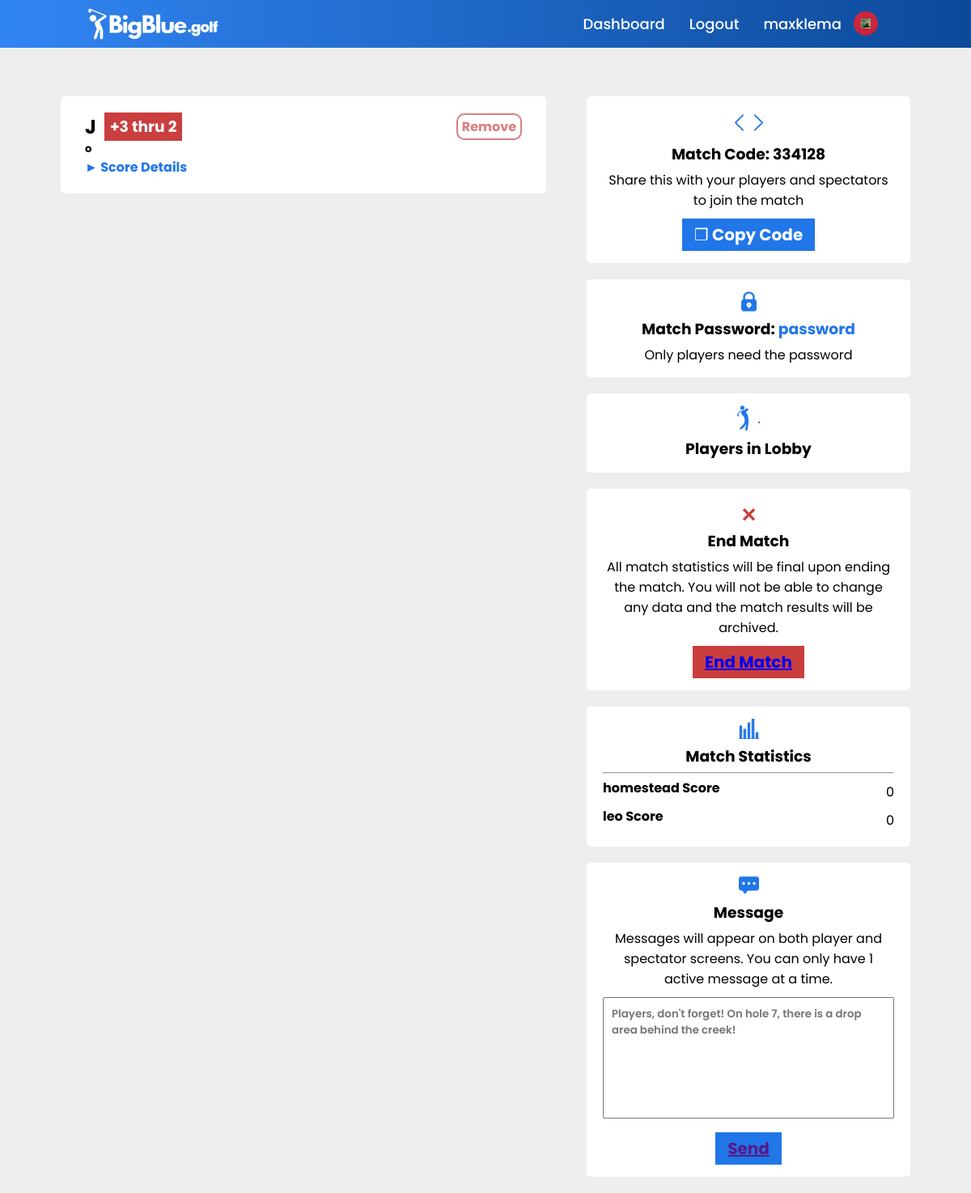
Screenshot of /active_match_view/12 (signed in) with the database file from the repository.
### main.py (models this page shows, shortened)
class users(db.Model):
    _id = db.Column("id", db.Integer, primary_key=True)
    name = db.Column(db.String(100))
    username = db.Column(db.String(50))
    password = db.Column(db.String(50))
    email = db.Column(db.String(100))
    rank = db.Column(db.String(10))
    gender = db.Column(db.String(10))
    bio = db.Column(db.String(500))
    team = db.Column(db.String(25))
    verified = db.Column(db.Integer)
    pic = db.Column(db.String)
    banner = db.Column(db.String)

class match(db.Model):
    _id = db.Column("id", db.Integer, primary_key=True)
    match_name = db.Column(db.String(50))
    match_course = db.Column(db.String(50))
    event_type = db.Column(db.String(1))
    match_type = db.Column(db.String(25))
    start_time = db.Column(db.String(25))
    end_time = db.Column(db.String(25))
    teams1 = db.Column(db.String())
    total_players = db.Column(db.Integer)
    scores_file = db.Column(db.String(50))
    match_code = db.Column(db.String(6))
    match_password = db.Column(db.String())
    created_by = db.Column(db.String())
    match_live = db.Column(db.Integer, default=0)

### main.py (the view)
@app.route("/active_match_view/<json_data_input>")
def active_match_view(json_data_input):
    json_data = Scoring.return_data(json_data_input)
    scores = []
    found_user=''
    try:
        found_user = users.query.filter_by(username=session['active_user'][0]).first()
    except:
        found_user = ''
    if json_data['match_info']['gamemode'] == 'Match Play':
        players_used = []
        for player in json_data["players"]:
            if player in players_used:
                scores.append((player, player["opponent"], Scoring.calc_match_status(json_data['match_info']['id'], player, player["opponent"])))
                players_used.append(player)
                players_used.append(player["opponent"])
    elif json_data['match_info']['gamemode'] == 'Stroke Play' and json_data['match_info']['match_type'] == 'Teams':
        scores = Scoring.calc_match_results(json_data['match_info']['id'])
    if match_security('active_user', json_data_input):
        return render_template("active_match_view.html", data=found_user, playerdata=json_data, scoring_data = scores, rank=session['active_user'][2])
    else:
        return redirect(url_for('error', userdata=found_user, msg="You do not have access to this site!"))

### main.py (called while the page is built)
def match_security(session_type: str, match_id: str) -> bool: #this is for all of the control routes
    found_match = match.query.filter_by(_id=match_id).first()
    if 'coach' in session[session_type] and found_match.created_by == session[session_type][0]:
        return True
    else:
        return False

    def calc_match_results(filename):
        with open("static/score_files/" + str(filename) + ".json", "r") as file:
            file.seek(0)
            data = json.load(file)
            team1 = [data["match_info"]["home_team"], 0]
            team2 = [data["match_info"]["away_team"], 0]
            for player in data["players"].values():
                print(player)
                if player["team"] == team1[0]:
                    team1[1] += Scoring.add_scores(player['scores'])#UGLY ALG WILL CAUSE ERROR
                elif player["team"] == team2[0]:
                    team2[1] += Scoring.add_scores(player["scores"])
            return team1, team2

    def return_data(filename):
        with open("static/score_files/" + str(filename) + ".json", "r") as file:
            file.seek(0)
            data = json.load(file)
            return data

### templates/active_match_view.html (shortened to what this page needs)
{% if data.rank == 'coach' %}
    {% extends "indexcontentcoachlogin.html" %}
{% elif data.rank == 'player' %}
    {% extends "indexcontentplayerlogin.html" %}
{% else %}
    {% extends "indexcontent.html" %}
{% endif %}
{% block content %}
<link rel="stylesheet" href="{{ url_for('static', filename='styles/coach_match_view.css') }}">
    <div class="page-container">
        <div class="player-cards">
            {% for player in playerdata['players'] %}
            <div class="match-card">
                    <summary>
                        <div class="card-header-info">
                            <div class="card-user-information">
                                <div>
                                    <h2>{{player}}</h2>
                                    <div class="card-general-stats">
                                        <h3>+3 thru 2</h3>
                                    </div>
                                </div>
                            </div>
                            <div class="remove-player-card">
                                <a href="/kick_player/{{playerdata['match_info']['id']}}/{{player}}">Remove</a>
                            </div>
                        </div>
                        <h5>{{playerdata['players'][player]['team']}}</h5>
                    </summary><details class="custom-details">
                        <summary>Score Details</summary>
                </details>
            </div>
            {% endfor %}
        </div>
        <div class="match-information">
            <div class="code-container">
                <img id="code-img" src="{{ url_for('static', filename='logo graphics/codeicon.png') }}" alt="">
                <h3>Match Code: {{playerdata['match_info']['match_code']}}</h3>
                <p>Share this with your players and spectators to join the match</p>
                <div>
                    <button id="copy-code-button">❐ Copy Code</button>
                </div>
            </div>
            <div class="code-container">
                <img id="lock-img" src="{{ url_for('static', filename='logo graphics/lock-icon.png') }}" alt="">
                <h3>Match Password: <span style="color: #2176e8;">{{playerdata['match_info']['match_password']}}</span></h3>
                <p>Only players need the password</p>
            </div>
            <div class="code-container">
                <img id="golfer-icon" src="{{ url_for('static', filename='logo graphics/golfericon.png') }}" alt="">
                <h3>Players in Lobby</h3>
            </div>
            <div class="code-container">
                <h2 style="color: #ca3e3e;">✕</h2>
                <h3>End Match</h3>
                <p>All match statistics will be final upon ending the match. You will not be able to change any data and the match results will be archived.</p>
                <div>
                    <button id="start-match-button"><a href="/end_match/{{playerdata['match_info']['id']}}">End Match</a></button>
                </div>
            </div>
            <div class="code-container">
                <img src="{{ url_for('static', filename='logo graphics/statsicon.png') }}" alt="">
                <h3>Match Statistics</h3>
                <hr style="margin-bottom: 5px; margin-top: 5px;">
                {% for team in scoring_data %}
                    <div class="stat-container">
                        <h4>{{team[0]}} Score</h4>
                        <p>{{team[1]}}</p>
                    </div>
                {% endfor %}
            </div>
            <div class="code-container">
                <img src="{{ url_for('static', filename='logo graphics/messageicon.png') }}" alt="">
                <h3>Message</h3>
                <p>Messages will appear on both player and spectator screens. You can only have 1 active message at a time.</p>
                <form action="">
                    <textarea placeholder="Players, don't forget! On hole 7, there is a drop area behind the creek!" name="message" id="coach-message" cols="30" rows="10" value="{{playerdata['message']}}"></textarea>
                    <button id="copy-code-button"><a href='' onclick="this.href = '/change_message/{{playerdata["match_info"]["id"]}}/' + document.getElementById('coach-message').value; alert('Message Sent!');">Send</a></button>
                </form>
            </div>
        </div>
    </div>
{% endblock %}

### templates/indexcontentcoachlogin.html (shortened to what this page needs)
<!DOCTYPE html>
<html>
    <head>
    </head>
    <body>
        <header>
            <a href="/">
                <img id="logo-image" src="{{ url_for('static', filename='logo graphics/BigBlue_NewLogo-White.png') }}" class="logo">
            </a>
            <ul class="navigation">
                <li><a href="/match_dashboard">Dashboard</a></li>
                <li><a href="/logout">Logout</a></li>
                <li><a href="/dashboard">{{data.username}}</a></li>
                <li><a href=""><img id="profile-pic" src="{{ url_for('static', filename='logo graphics/user_photos/' + data.pic) }}" alt=""></a></li>
            </ul>
        </header>
        {% block content %}
        {% endblock %}
    </body>
</html>

### static/styles/coach_match_view.css (style rules this page uses)
* { padding: 0; margin: 0; box-sizing: border-box; font-family: bigBlueBold; }
header { top: 0; left: 0; position: relative; display: flex; justify-content: space-between; width: 100%; align-items: center; background-image: linear-gradient(to right, #3185f3, #0c4999); z-index: 10; padding: 8px 100px; }
header .logo { max-width: 180px; max-height: 180px; position: relative; background-color: transparent; text-decoration: none; padding: 0; margin: 0; display: block; }
header a { text-decoration: none; background-color: transparent; }
.navigation li a img { width: 30px; height: 30px; border-radius: 100%; margin-left: -15px; align-items: center; margin-top: 6px; object-fit: cover; }
header .navigation { display: flex; justify-content: center; flex-wrap: wrap; background-image: transparent; border: none; text-decoration: none; font-family: bigBlueMedium; align-items: center; }
header .navigation li { list-style: none; margin: 0px 15px; border: none; text-decoration: none; background-color: transparent; font-family: bigBlueMedium; align-items: center; }
header .navigation li a { color: white; text-decoration: none; font-size: 18px; border: none; background-color: transparent; font-family: bigBlueMedium; }
body, html { height: 100%; background-color: #eeeeee; }
.match-card { max-height: 100000px; width: 600px; padding: 20px 30px; background-color: white; border-radius: 5px; margin-bottom: 20px; margin-right: 50px; }
.card-header-info { display: flex; justify-content: space-between; align-items: center; }
.code-container { max-height: 2000px; background-color: white; margin-bottom: 20px; border-radius: 5px; padding: 15px 20px; text-align: center; overflow-wrap: break-word; width: 400px; }
.code-container p { margin-top: 5px; font-family: bigBlueRegular; }
.page-container { display: flex; justify-content: center; margin-top: 5%; }
#copy-code-button { margin-top: 10px; padding: 5px 15px; font-size: 20px; text-align: center; color: white; background: #2176e8; border: none; cursor: pointer; }
.stat-container { display: flex; justify-content: space-between; flex-direction: row; margin-bottom: 5px; }
#start-match-button { margin-top: 10px; padding: 5px 15px; font-size: 20px; text-align: center; color: rgb(255, 255, 255); background: #ca3e3e; border: none; cursor: pointer; }
.code-container textarea { width: 100%; height: 150px; padding: 10px 10px; margin-top: 10px; resize: none; font-family: bigBlueSemiBold; }
.match-card details { background-color: white; }
#code-img { height: 35px; width: 35px; }
.code-container img { height: 25px; width: 25px; }
#golfer-icon { height: 32px; width: 32px; }
details > summary { list-style-type: '► '; color:#2176e8; }
.card-general-stats { max-height: 37px; }
.card-general-stats h3 { color: white; padding: 3px 7px; background-color:#ca3e3e; }
#lock-img { height: 25px; width: 25px; }
.card-user-information div { display: flex; flex-direction: row; justify-content: left; }
.card-user-information div div { margin-left: 10px; }
.remove-player-card a { color: #ca3e3eab; border: 2px solid #ca3e3eab; padding: 3px 5px; text-decoration: none; border-radius: 10px; }

### rows the page displays
users: username "maxklema", pic (picture)
match: match_info.match_password "password"

### other values shown
{{ player }} "J"
{{ playerdata['players'][player]['team'] }} "o"
{{ playerdata['match_info']['match_code'] }} "334128"
{{ team[0] }} "homestead" "leo"
{{ team[1] }} "0" "0"
